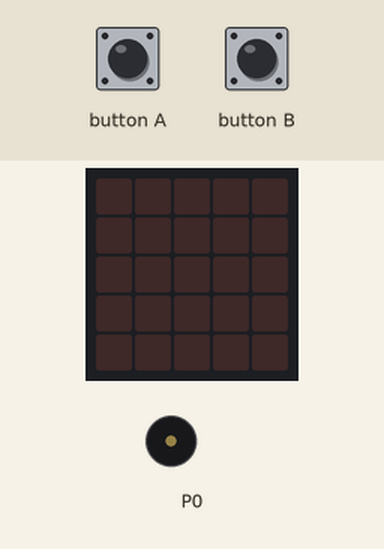
Recording of a program running on a simulated BBC micro:bit running MicroPython. Parts: the board's 5×5 LED display, buzzer (waves = sounding). Inputs (shaded band) come from the test bench.

Above: at 1.2 s.
1.3 s: button A pressed for 1 s
At 3.4 s:
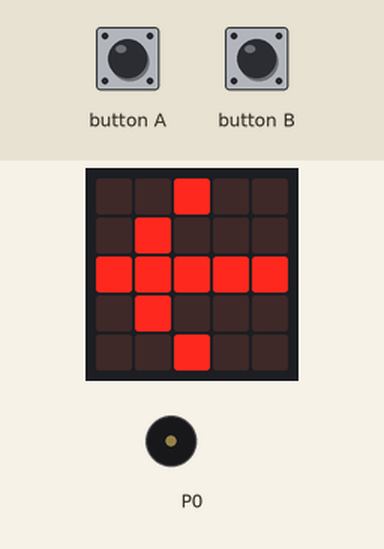
3.8 s: button B pressed for 3.2 s
At 8.2 s:
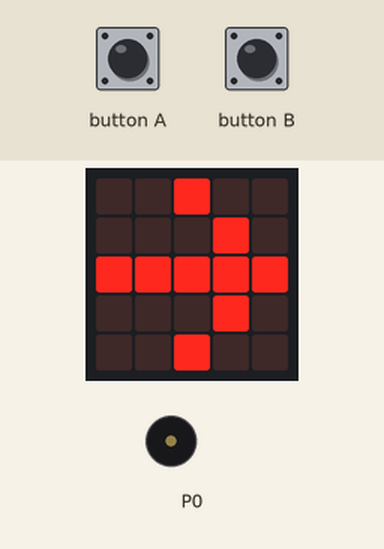
8.5 s: button A pressed for 0.15 s
At 8.74 s:
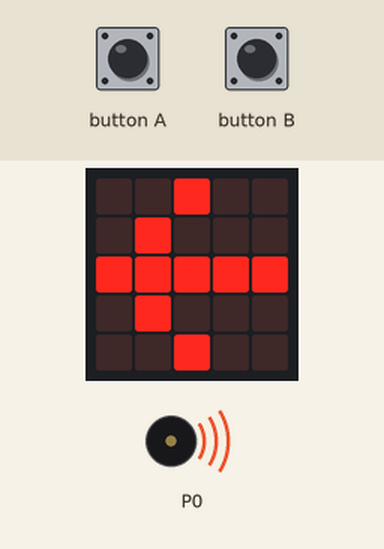
10.4 s: button A pressed for 3.2 s
At 10.64 s:
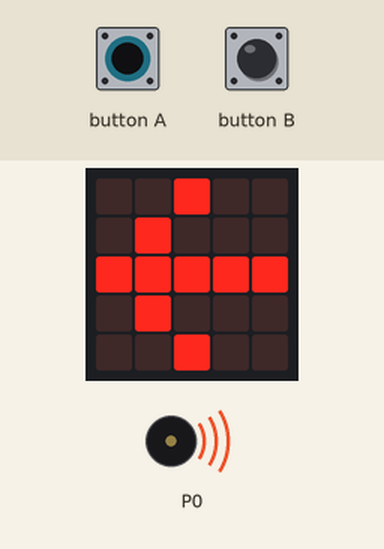
Timing chart, 0 to 15.4 s (numbered marks = the images above; inputs shaded):
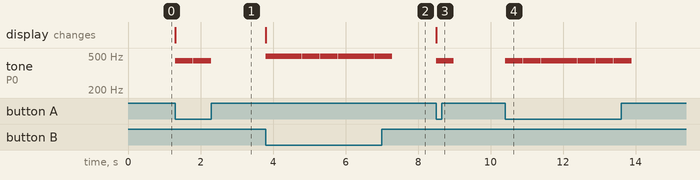

The program:

Shooter-main.py
```python
# Imports
from microbit import *
import music

# Main loop
while True:
    if button_a.is_pressed():
        display.show((Image.ARROW_W))
        music.play('a')

    if button_b.is_pressed():
        display.show((Image.ARROW_E))
        music.play('b')
```

Measured:
- after the input at 1.3 s, tone on P0: alternates 440 Hz for 0.49 s and silent for 0.01 s, 4 changes in all, then stays silent, starting at once; the display: changes at once (image 1)
- after the input at 3.8 s, tone on P0: alternates 494 Hz for 0.49 s and silent for 0.01 s, 14 changes in all, then stays silent, starting at once; the display: changes at once (image 2)
- after the input at 8.5 s, tone on P0: silent → 440 Hz at once, → silent 0.49 s later; the display: changes at once (image 3)
- after the input at 10.4 s, tone on P0: alternates 440 Hz for 0.49 s and silent for 0.01 s, 14 changes in all, then stays silent, starting at once
